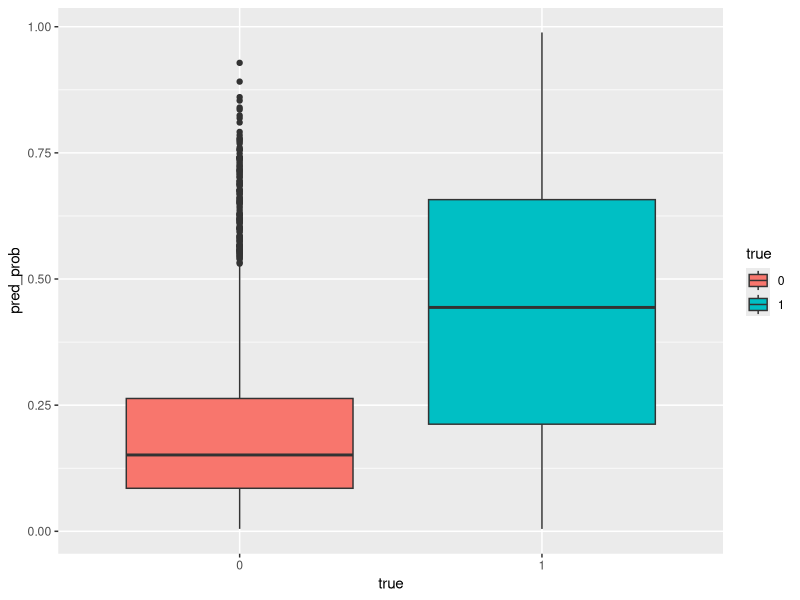
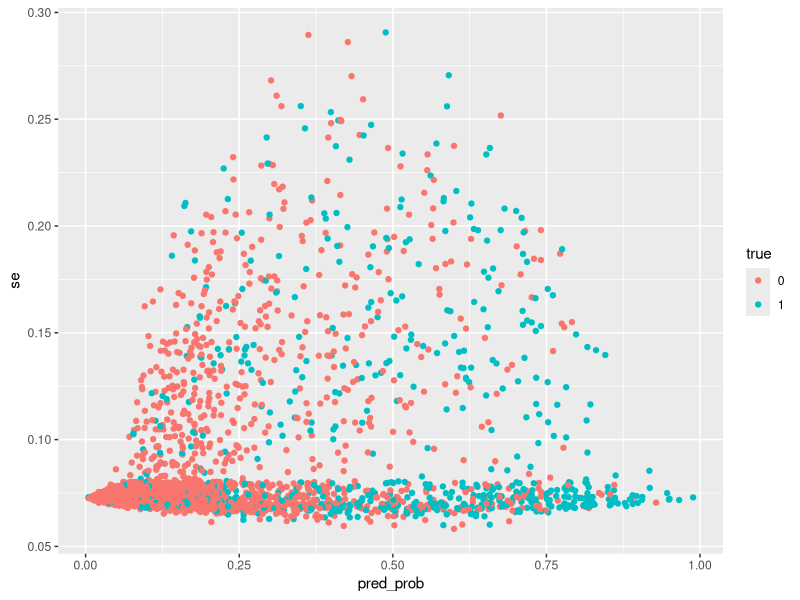
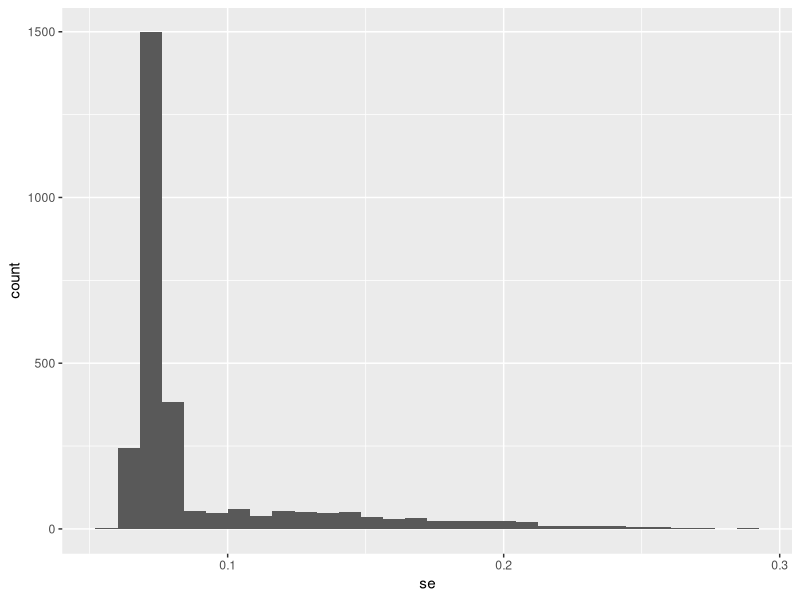
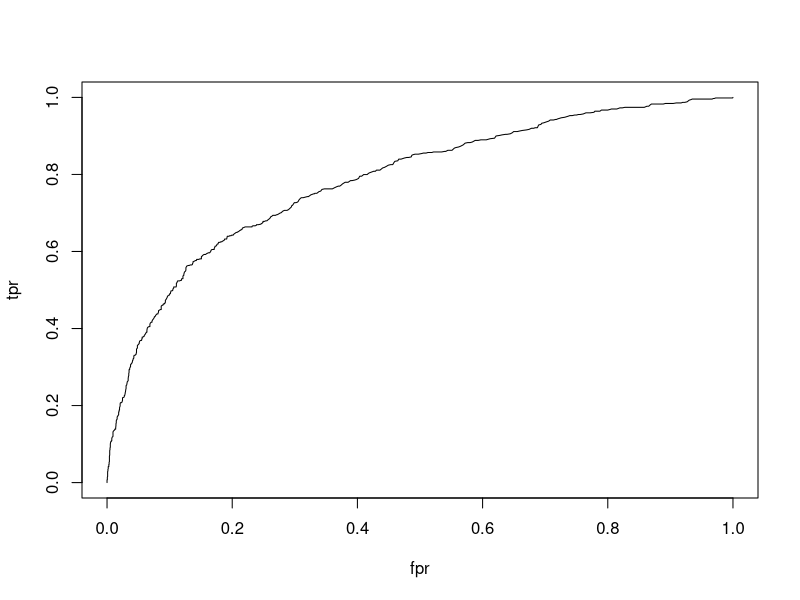
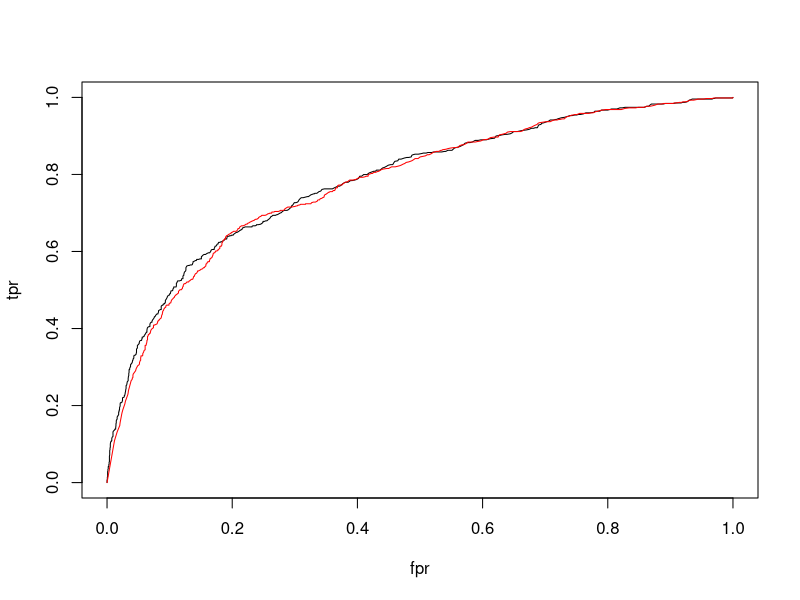
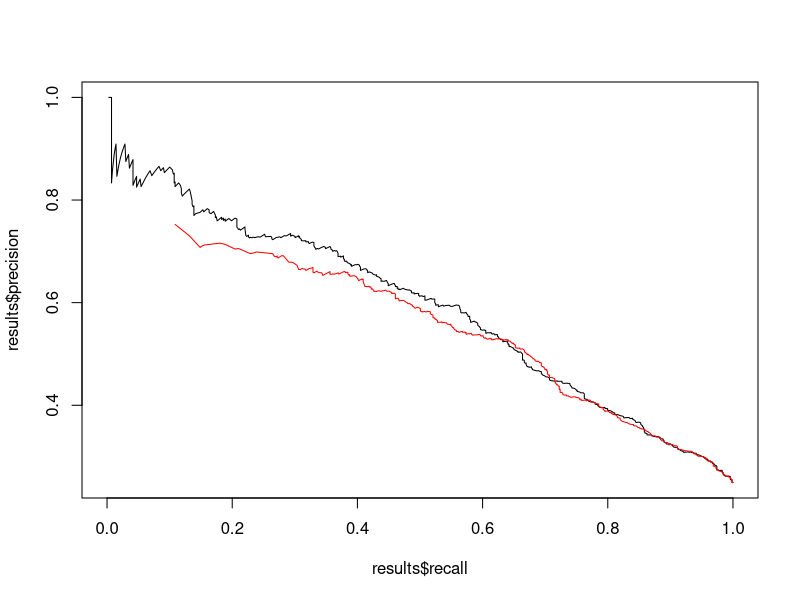

Write R code to recreate these figures, in order.
library(ranger)
library(tidyverse)
library(ggplot2)

# Read processed data
data <- read_csv("data/processed/credit_default_clean.csv")

# Remove id column
data <- data[,-1]

target <- 'didDefault'
data[,target] <- factor(data[[target]])

# Target class frequency
data[,target] %>% table()

# Function to divide df into training, and test sets
index <- function(df=df,pctTrain=0.7)
{
  N <- nrow(df)
  train <- sample(N, pctTrain*N)
  test <- setdiff(seq_len(N),train)
  Ind <- list(train=train,test=test)
  return(Ind)
}
#

set.seed(123)
ind <- index(data, 0.8)
length(ind$train); length(ind$test)

form <- formula(paste0(target, " ~ ."))

# Build the model on training data
rf_fit <- ranger(formula=form, data=na.omit(data[ind$train,]), 
                 probability=TRUE,
                 keep.inbag=TRUE) 

# Generate predictions and standard errors for test set
pred <- predict(rf_fit, data=na.omit(data[ind$test,]), type = "se")

# Merge predictions and true classes
res <- as_tibble(list(pred_prob = pred$predictions[,2], se = pred$se[,2], true =  data[[target]][ind$test]))


# TODO: Titles and labels etc.

ggplot(res) +
  geom_boxplot(aes(x=true, y=pred_prob, fill=true))


ggplot(res) +
  geom_point(aes(x=pred_prob, y=se, color=true))


ggplot(res) +
  geom_histogram(aes(x=se))

# Evaluation
true = as.numeric(res$true)-1

calc_preds <- function(threshold){
  # Calculate class predictions using given threshold
  as.numeric(res$pred_prob > threshold)
}

calc_preds_improved <- function(threshold){
  # Calculate class predictions using given threshold and estimated se
  as.numeric(pmin(res$pred_prob + 2 * res$se, 1.) > threshold)
}


# AUC ROC

tpr <- function(pred, true){
  # True positive rate
  sum(pred == 1 & true == 1)/sum(true == 1)
}

fpr <-  function(pred, true){
  # False positive rate
  sum(pred == 1 & true == 0)/sum(true == 0)
}

threshold_range <- res$pred_prob %>% 
                  round(3) %>% 
                  unique() %>% 
                  sort() %>% 
                  c(0, ., 1)


results <- data.frame(matrix(ncol=2, nrow=length(threshold_range)))
colnames(results) <- c("fpr", "tpr")

for(i in seq_along(threshold_range)){
  preds <- calc_preds(threshold_range[i])
  results$fpr[i] <- fpr(preds, true)
  results$tpr[i] <- tpr(preds, true)
}

plot(results, type = 'l')


results_improved <- data.frame(matrix(ncol=2, nrow=length(threshold_range)))
colnames(results_improved)  <- c("fpr", "tpr")


for(i in seq_along(threshold_range)){
  preds <- calc_preds_improved(threshold_range[i])
  results_improved$fpr[i] <- fpr(preds, true)
  results_improved$tpr[i] <- tpr(preds, true)
}

plot(results, type = 'l')
lines(results_improved, col='red')

roc_auc <- function(results){
  y = results$tpr[2:nrow(results)]
  x = results$fpr[1:(nrow(results)-1)] - results$fpr[2:nrow(results)]
  sum(x*y)
}

roc_auc(results)
roc_auc(results_improved)

# Precision and Recall

recall <- function(pred, true){
  tpr(pred, true)
}

precision <- function(pred, true){
  sum(pred == 1 & true == 1)/sum(pred==1)
}



results <- data.frame(matrix(ncol=2, nrow=length(threshold_range)))
colnames(results) <- c("precision", "recall")

for(i in seq_along(threshold_range)){
  preds <- calc_preds(threshold_range[i])
  results$precision[i] <- precision(preds, true)
  results$recall[i] <- recall(preds, true)
}



results_improved <- data.frame(matrix(ncol=2, nrow=length(threshold_range)))
colnames(results_improved) <- c("precision", "recall")

for(i in seq_along(threshold_range)){
  preds <- calc_preds_improved(threshold_range[i])
  results_improved$precision[i] <- precision(preds, true)
  results_improved$recall[i] <- recall(preds, true)
}


plot(results$recall, results$precision, type='l')
lines(results_improved$recall, results_improved$precision, col='red')
